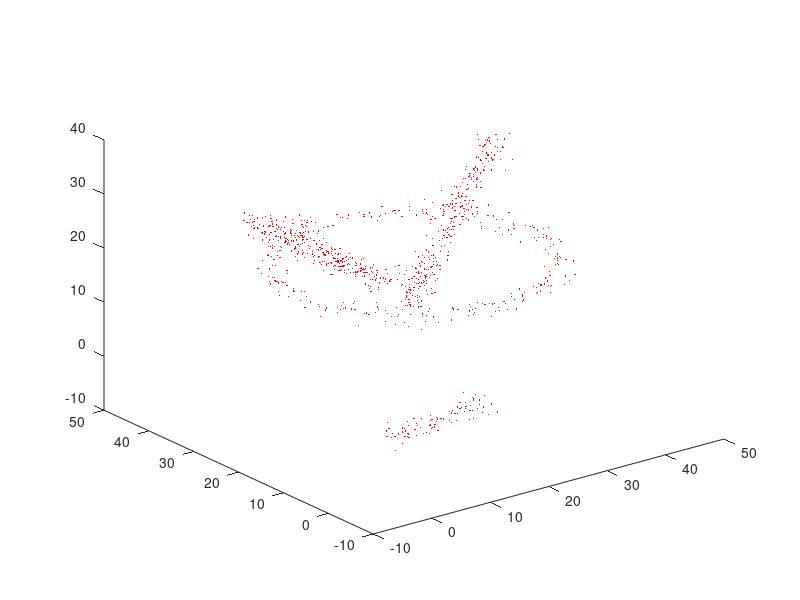

Write MATLAB code to recreate this figure.
mu = zeros(3,1);
DATA = zeros(200000 , 3);
for time = 1 : 20
    for i = 1 : 60
        x = (21-time)*sin(i*pi/30)+21-time;
        y = (21-time)*cos(i*pi/30)+21-time;
        z = 21-time;
        mu(:,i+(time-1)*200) = [x y z];
    end;
    for j = 1 : 60
        x = j/2+15;
        y = j/3+15;
        z = j/4+15;
    mu(:,60+j+(time-1)*200) = [x y z];
    end
    for k = 1 : 60
        x = sin(k);
        y = k/2;
        z = 30;
        mu(:,120+k+(time-1)*200) = [x y z];
    end
    for i = 1 : 20
        x = i+time;
        y = sqrt(i);
        z = 0;
        mu(:,180+i+(time-1)*200) = [x y z];
    end
end
mu = mu';

for i = 1 : 4000
    MU = mu(i,:) ;
    SIGMA = [1 0 0 ; 0 1 0 ; 0 0 1] ;
    DATA( (i*50 - 49): (i*50), :) = mvnrnd(MU,SIGMA,50);
end
for i = 1:20
    index = (i-1)*10000 + randperm(10000);
    ind_old = ((i-1)*10000+1):(i*10000);
    DATA(ind_old , :) = DATA(index , :);
end
plot3(DATA(1:1000,1),DATA(1:1000,2),DATA(1:1000,3),'r.','MarkerSize',0.5);
